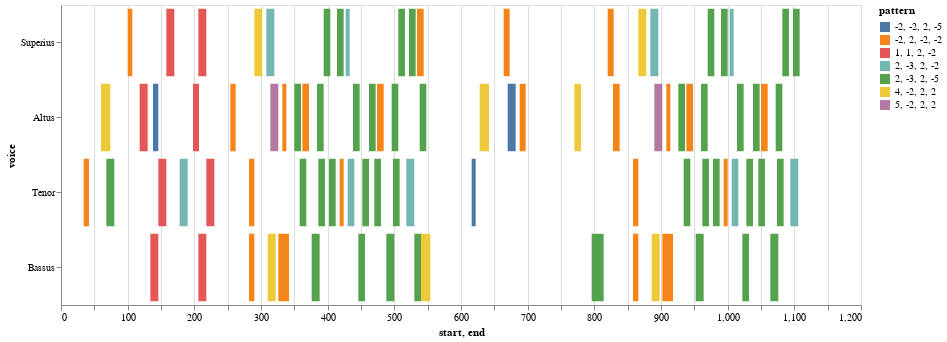
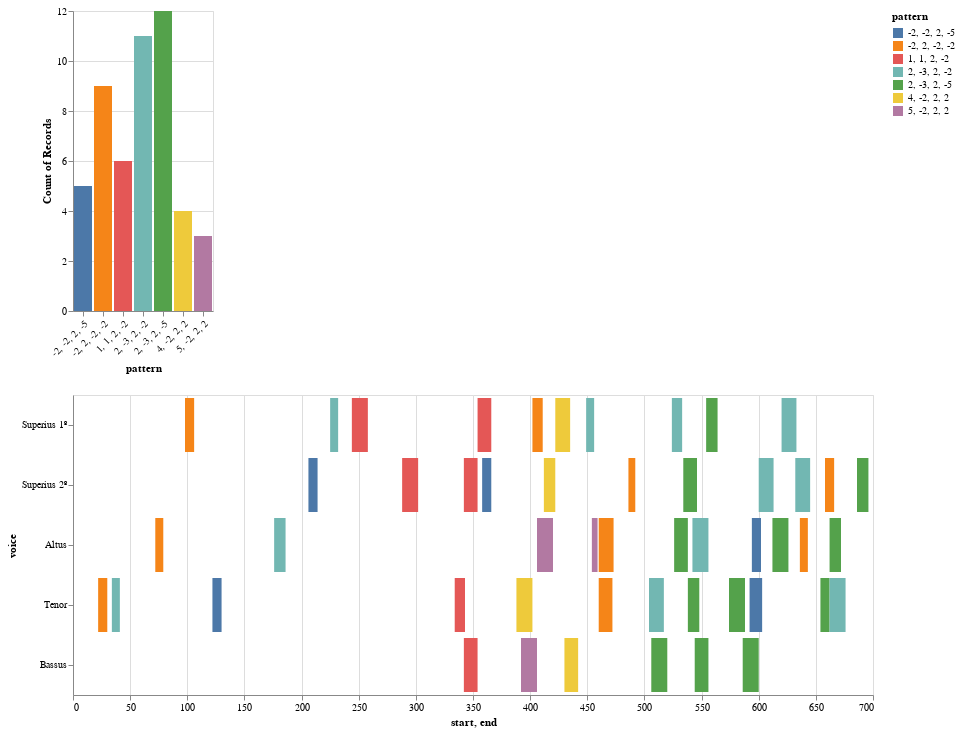
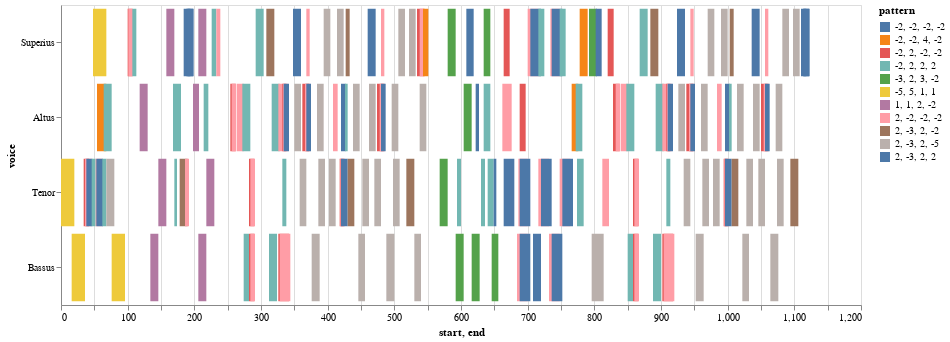
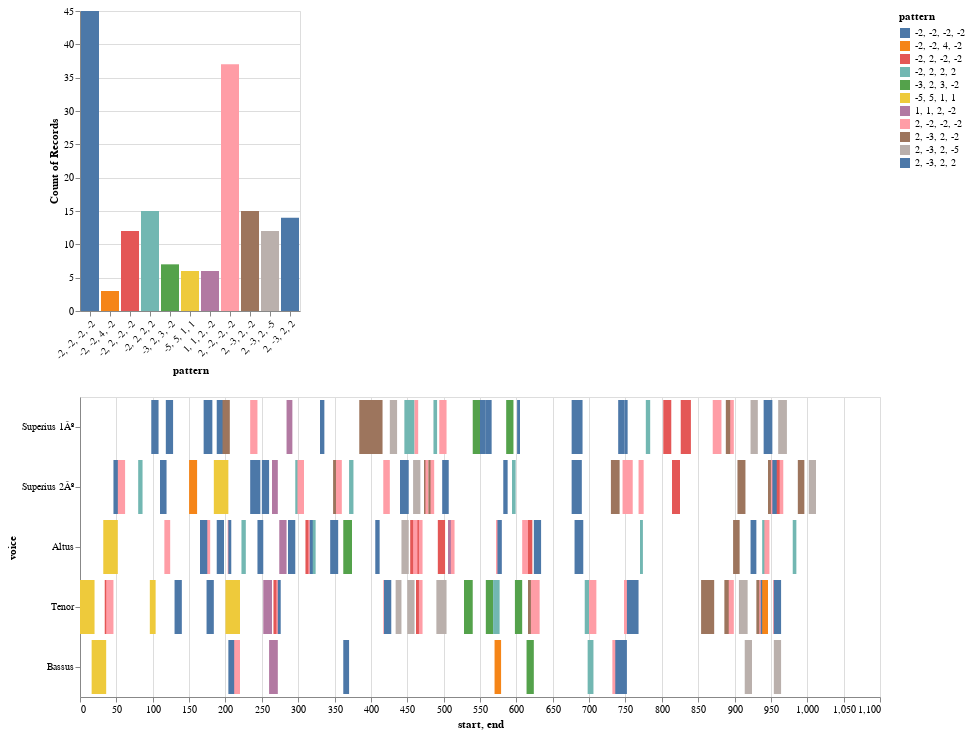

Notebook cell for these charts, in order:
### Markdown cell above
## Now the Model Paired with Each Mass Movement

Showing only the 'shared' entries in each pair

### Code cell
# select the model from the list
model = piece_list[0]
prefix = 'https://crimproject.org/mei/' 
# prefix = 'Music_Files/'
url = prefix + model
model = importScore(url)

# find entries for model
nr = model.notes(combineUnisons=combineUnisons)
mel = model.melodic(df=nr, kind=kind, compound=False, unit=0, end=False)
mod_mel_ngrams = model.ngrams(df=mel, n=n)
mod_entry_ngrams = model.entries(df=mel, n=n, thematic=True, anywhere=True)
mod_mel_ngrams_duration = model.durations(df=mel, n=n, mask_df=mod_entry_ngrams)
mod_entries_stack = list(mod_entry_ngrams.stack().unique())

# find entries mass movements:
mass_movements = piece_list[1:6]

for movement in mass_movements:
    
    prefix = 'https://crimproject.org/mei/' 
    url = prefix + movement
    m_movement = importScore(url)
    nr = m_movement.notes(combineUnisons=combineUnisons)
    mel = m_movement.melodic(df=nr, kind=kind, compound=False, unit=0, end=False)
    mass_mvmt_mel_ngrams = m_movement.ngrams(df=mel, n=n)
    mass_mvmt_entries = m_movement.entries(df=mel, n=n, thematic=True, anywhere=True)
    mass_mvmt_mel_ngrams_duration = m_movement.durations(df=mel, n=n, mask_df=mass_mvmt_entries)
    mass_mvmt_entries_stack = mass_mvmt_entries.stack()

    
    # find shared entries
    
    shared_entries = list(set(mass_mvmt_entries_stack).intersection(mod_entries_stack))

    # print model metadata and chart
    print(model.metadata)

    display(viz.plot_ngrams_heatmap(mod_entry_ngrams, mod_mel_ngrams_duration, 
                        selected_patterns=shared_entries,
                        voices=[], includeCount=False))


    # print mass movement metadata and chart
    print(m_movement.metadata)
    display(viz.plot_ngrams_heatmap(mass_mvmt_entries, mass_mvmt_mel_ngrams_duration, 
                                selected_patterns=shared_entries,
                                voices=[], includeCount=True))

### Figure 1 — Vega-Lite specification as saved in the notebook (floating-point values rounded to 4 significant figures)
{"config": {"view": {"continuousWidth": 400, "continuousHeight": 300}}, "data": {"name": "data-a969113f45fc1ad41204e94cd565f2bf"}, "mark": "bar", "encoding": {"color": {"type": "nominal", "field": "pattern"}, "opacity": {"condition": {"value": 1, "selection": "selector013"}, "value": 0.2}, "tooltip": [{"type": "quantitative", "field": "start"}, {"type": "quantitative", "field": "end"}, {"type": "nominal", "field": "pattern"}], "x": {"type": "quantitative", "field": "start"}, "x2": {"field": "end"}, "y": {"type": "nominal", "field": "voice", "sort": null}}, "height": 300, "selection": {"selector013": {"type": "multi", "fields": ["pattern"]}}, "width": 800, "$schema": "https://vega.github.io/schema/vega-lite/v4.8.1.json", "datasets": {"data-a969113f45fc1ad41204e94cd565f2bf": [{"start": 100.0, "voice": "Superius", "pattern": "-2, 2, -2, -2", "end": 107.0}, {"start": 158.0, "voice": "Superius", "pattern": "1, 1, 2, -2", "end": 170.0}, {"start": 206.0, "voice": "Superius", "pattern": "1, 1, 2, -2", "end": 218.0}, {"start": 290.0, "voice": "Superius", "pattern": "4, -2, 2, 2", "end": 302.0}, {"start": 308.0, "voice": "Superius", "pattern": "2, -3, 2, -2", "end": 320.0}, {"start": 394.0, "voice": "Superius", "pattern": "2, -3, 2, -5", "end": 404.0}, {"start": 414.0, "voice": "Superius", "pattern": "2, -3, 2, -5", "end": 424.0}, {"start": 427.0, "voice": "Superius", "pattern": "2, -3, 2, -2", "end": 433.0}, {"start": 506.0, "voice": "Superius", "pattern": "2, -3, 2, -5", "end": 516.0}, {"start": 522.0, "voice": "Superius", "pattern": "2, -3, 2, -5", "end": 532.0}, {"start": 534.0, "voice": "Superius", "pattern": "-2, 2, -2, -2", "end": 544.0}, {"start": 664.0, "voice": "Superius", "pattern": "-2, 2, -2, -2", "end": 673.0}, {"start": 820.0, "voice": "Superius", "pattern": "-2, 2, -2, -2", "end": 829.0}, {"start": 866.0, "voice": "Superius", "pattern": "4, -2, 2, 2", "end": 878.0}, {"start": 884.0, "voice": "Superius", "pattern": "2, -3, 2, -2", "end": 896.0}, {"start": 970.0, "voice": "Superius", "pattern": "2, -3, 2, -5", "end": 980.0}, {"start": 990.0, "voice": "Superius", "pattern": "2, -3, 2, -5", "end": 1000.0}, {"start": 1003.0, "voice": "Superius", "pattern": "2, -3, 2, -2", "end": 1009.0}, {"start": 1082.0, "voice": "Superius", "pattern": "2, -3, 2, -5", "end": 1092.0}, {"start": 1098.0, "voice": "Superius", "pattern": "2, -3, 2, -5", "end": 1108.0}, {"start": 60.0, "voice": "Altus", "pattern": "4, -2, 2, 2", "end": 74.0}, {"start": 118.0, "voice": "Altus", "pattern": "1, 1, 2, -2", "end": 130.0}, {"start": 138.0, "voice": "Altus", "pattern": "-2, -2, 2, -5", "end": 146.0}, {"start": 198.0, "voice": "Altus", "pattern": "1, 1, 2, -2", "end": 207.0}, {"start": 254.0, "voice": "Altus", "pattern": "-2, 2, -2, -2", "end": 262.0}, {"start": 314.0, "voice": "Altus", "pattern": "5, -2, 2, 2", "end": 326.0}, {"start": 332.0, "voice": "Altus", "pattern": "-2, 2, -2, -2", "end": 338.0}, {"start": 350.0, "voice": "Altus", "pattern": "2, -3, 2, -5", "end": 360.0}, {"start": 362.0, "voice": "Altus", "pattern": "-2, 2, -2, -2", "end": 372.0}, {"start": 384.0, "voice": "Altus", "pattern": "2, -3, 2, -5", "end": 394.0}, {"start": 438.0, "voice": "Altus", "pattern": "2, -3, 2, -5", "end": 448.0}, {"start": 462.0, "voice": "Altus", "pattern": "2, -3, 2, -5", "end": 472.0}, {"start": 474.0, "voice": "Altus", "pattern": "-2, 2, -2, -2", "end": 484.0}, {"start": 496.0, "voice": "Altus", "pattern": "2, -3, 2, -5", "end": 506.0}, {"start": 538.0, "voice": "Altus", "pattern": "2, -3, 2, -5", "end": 548.0}, {"start": 628.0, "voice": "Altus", "pattern": "4, -2, 2, 2", "end": 642.0}, {"start": 670.0, "voice": "Altus", "pattern": "-2, -2, 2, -5", "end": 682.0}, {"start": 688.0, "voice": "Altus", "pattern": "-2, 2, -2, -2", "end": 697.0}, {"start": 770.0, "voice": "Altus", "pattern": "4, -2, 2, 2", "end": 780.0}, {"start": 828.0, "voice": "Altus", "pattern": "-2, 2, -2, -2", "end": 838.0}, {"start": 890.0, "voice": "Altus", "pattern": "5, -2, 2, 2", "end": 902.0}, {"start": 908.0, "voice": "Altus", "pattern": "-2, 2, -2, -2", "end": 914.0}, {"start": 926.0, "voice": "Altus", "pattern": "2, -3, 2, -5", "end": 936.0}, {"start": 938.0, "voice": "Altus", "pattern": "-2, 2, -2, -2", "end": 948.0}, {"start": 960.0, "voice": "Altus", "pattern": "2, -3, 2, -5", "end": 970.0}, {"start": 1014.0, "voice": "Altus", "pattern": "2, -3, 2, -5", "end": 1024.0}, {"start": 1038.0, "voice": "Altus", "pattern": "2, -3, 2, -5", "end": 1048.0}, {"start": 1050.0, "voice": "Altus", "pattern": "-2, 2, -2, -2", "end": 1060.0}, {"start": 1072.0, "voice": "Altus", "pattern": "2, -3, 2, -5", "end": 1082.0}, {"start": 34.0, "voice": "Tenor", "pattern": "-2, 2, -2, -2", "end": 42.0}, {"start": 68.0, "voice": "Tenor", "pattern": "2, -3, 2, -5", "end": 80.0}, {"start": 146.0, "voice": "Tenor", "pattern": "1, 1, 2, -2", "end": 158.0}, {"start": 178.0, "voice": "Tenor", "pattern": "2, -3, 2, -2", "end": 190.0}, {"start": 218.0, "voice": "Tenor", "pattern": "1, 1, 2, -2", "end": 230.0}, {"start": 282.0, "voice": "Tenor", "pattern": "-2, 2, -2, -2", "end": 290.0}, {"start": 358.0, "voice": "Tenor", "pattern": "2, -3, 2, -5", "end": 368.0}, {"start": 386.0, "voice": "Tenor", "pattern": "2, -3, 2, -5", "end": 396.0}, {"start": 402.0, "voice": "Tenor", "pattern": "2, -3, 2, -5", "end": 412.0}, {"start": 418.0, "voice": "Tenor", "pattern": "-2, 2, -2, -2", "end": 424.0}, {"start": 430.0, "voice": "Tenor", "pattern": "2, -3, 2, -2", "end": 440.0}, {"start": 452.0, "voice": "Tenor", "pattern": "2, -3, 2, -5", "end": 462.0}, {"start": 470.0, "voice": "Tenor", "pattern": "2, -3, 2, -5", "end": 480.0}, {"start": 498.0, "voice": "Tenor", "pattern": "2, -3, 2, -5", "end": 508.0}, {"start": 518.0, "voice": "Tenor", "pattern": "2, -3, 2, -2", "end": 530.0}, {"start": 616.0, "voice": "Tenor", "pattern": "-2, -2, 2, -5", "end": 622.0}, {"start": 858.0, "voice": "Tenor", "pattern": "-2, 2, -2, -2", "end": 866.0}, {"start": 934.0, "voice": "Tenor", "pattern": "2, -3, 2, -5", "end": 944.0}, {"start": 962.0, "voice": "Tenor", "pattern": "2, -3, 2, -5", "end": 972.0}, {"start": 978.0, "voice": "Tenor", "pattern": "2, -3, 2, -5", "end": 988.0}, {"start": 994.0, "voice": "Tenor", "pattern": "-2, 2, -2, -2", "end": 1000.0}, {"start": 1006.0, "voice": "Tenor", "pattern": "2, -3, 2, -2", "end": 1016.0}, {"start": 1028.0, "voice": "Tenor", "pattern": "2, -3, 2, -5", "end": 1038.0}, {"start": 1046.0, "voice": "Tenor", "pattern": "2, -3, 2, -5", "end": 1056.0}, {"start": 1074.0, "voice": "Tenor", "pattern": "2, -3, 2, -5", "end": 1084.0}, {"start": 1094.0, "voice": "Tenor", "pattern": "2, -3, 2, -2", "end": 1106.0}, {"start": 134.0, "voice": "Bassus", "pattern": "1, 1, 2, -2", "end": 146.0}, {"start": 206.0, "voice": "Bassus", "pattern": "1, 1, 2, -2", "end": 218.0}, {"start": 282.0, "voice": "Bassus", "pattern": "-2, 2, -2, -2", "end": 290.0}, {"start": 310.0, "voice": "Bassus", "pattern": "4, -2, 2, 2", "end": 322.0}, {"start": 326.0, "voice": "Bassus", "pattern": "-2, 2, -2, -2", "end": 342.0}, {"start": 376.0, "voice": "Bassus", "pattern": "2, -3, 2, -5", "end": 388.0}, {"start": 446.0, "voice": "Bassus", "pattern": "2, -3, 2, -5", "end": 456.0}, {"start": 488.0, "voice": "Bassus", "pattern": "2, -3, 2, -5", "end": 500.0}, {"start": 530.0, "voice": "Bassus", "pattern": "2, -3, 2, -5", "end": 540.0}, {"start": 540.0, "voice": "Bassus", "pattern": "4, -2, 2, 2", "end": 554.0}, {"start": 796.0, "voice": "Bassus", "pattern": "2, -3, 2, -5", "end": 814.0}, {"start": 858.0, "voice": "Bassus", "pattern": "-2, 2, -2, -2", "end": 866.0}, {"start": 886.0, "voice": "Bassus", "pattern": "4, -2, 2, 2", "end": 898.0}, {"start": 902.0, "voice": "Bassus", "pattern": "-2, 2, -2, -2", "end": 918.0}, {"start": 952.0, "voice": "Bassus", "pattern": "2, -3, 2, -5", "end": 964.0}, {"start": 1022.0, "voice": "Bassus", "pattern": "2, -3, 2, -5", "end": 1032.0}, {"start": 1064.0, "voice": "Bassus", "pattern": "2, -3, 2, -5", "end": 1076.0}]}}

### Figure 2 — Vega-Lite specification as saved in the notebook (floating-point values rounded to 4 significant figures)
{"config": {"view": {"continuousWidth": 400, "continuousHeight": 300}}, "vconcat": [{"mark": "bar", "encoding": {"color": {"type": "nominal", "field": "pattern"}, "opacity": {"condition": {"value": 1, "selection": "selector014"}, "value": 0.2}, "x": {"type": "nominal", "axis": {"labelAngle": -45}, "field": "pattern"}, "y": {"type": "nominal", "aggregate": "count", "field": "pattern"}}, "selection": {"selector014": {"type": "multi", "fields": ["pattern"]}}}, {"mark": "bar", "encoding": {"color": {"type": "nominal", "field": "pattern"}, "opacity": {"condition": {"value": 1, "selection": "selector014"}, "value": 0.2}, "tooltip": [{"type": "quantitative", "field": "start"}, {"type": "quantitative", "field": "end"}, {"type": "nominal", "field": "pattern"}], "x": {"type": "quantitative", "field": "start"}, "x2": {"field": "end"}, "y": {"type": "nominal", "field": "voice", "sort": null}}, "height": 300, "selection": {"selector014": {"type": "multi", "fields": ["pattern"]}}, "width": 800}], "data": {"name": "data-b16a95e9167aeac1cb6df4ca914ed1ec"}, "$schema": "https://vega.github.io/schema/vega-lite/v4.8.1.json", "datasets": {"data-b16a95e9167aeac1cb6df4ca914ed1ec": [{"start": 98.0, "voice": "Superius 1º", "pattern": "-2, 2, -2, -2", "end": 106.0}, {"start": 225.0, "voice": "Superius 1º", "pattern": "2, -3, 2, -2", "end": 232.0}, {"start": 244.0, "voice": "Superius 1º", "pattern": "1, 1, 2, -2", "end": 258.0}, {"start": 354.0, "voice": "Superius 1º", "pattern": "1, 1, 2, -2", "end": 366.0}, {"start": 402.0, "voice": "Superius 1º", "pattern": "-2, 2, -2, -2", "end": 411.0}, {"start": 422.0, "voice": "Superius 1º", "pattern": "4, -2, 2, 2", "end": 435.0}, {"start": 449.0, "voice": "Superius 1º", "pattern": "2, -3, 2, -2", "end": 456.0}, {"start": 524.0, "voice": "Superius 1º", "pattern": "2, -3, 2, -2", "end": 533.0}, {"start": 554.0, "voice": "Superius 1º", "pattern": "2, -3, 2, -5", "end": 564.0}, {"start": 620.0, "voice": "Superius 1º", "pattern": "2, -3, 2, -2", "end": 633.0}, {"start": 206.0, "voice": "Superius 2º", "pattern": "-2, -2, 2, -5", "end": 214.0}, {"start": 288.0, "voice": "Superius 2º", "pattern": "1, 1, 2, -2", "end": 302.0}, {"start": 342.0, "voice": "Superius 2º", "pattern": "1, 1, 2, -2", "end": 354.0}, {"start": 358.0, "voice": "Superius 2º", "pattern": "-2, -2, 2, -5", "end": 366.0}, {"start": 412.0, "voice": "Superius 2º", "pattern": "4, -2, 2, 2", "end": 422.0}, {"start": 486.0, "voice": "Superius 2º", "pattern": "-2, 2, -2, -2", "end": 492.0}, {"start": 534.0, "voice": "Superius 2º", "pattern": "2, -3, 2, -5", "end": 546.0}, {"start": 600.0, "voice": "Superius 2º", "pattern": "2, -3, 2, -2", "end": 613.0}, {"start": 632.0, "voice": "Superius 2º", "pattern": "2, -3, 2, -2", "end": 645.0}, {"start": 658.0, "voice": "Superius 2º", "pattern": "-2, 2, -2, -2", "end": 666.0}, {"start": 686.0, "voice": "Superius 2º", "pattern": "2, -3, 2, -5", "end": 696.0}, {"start": 72.0, "voice": "Altus", "pattern": "-2, 2, -2, -2", "end": 79.0}, {"start": 176.0, "voice": "Altus", "pattern": "2, -3, 2, -2", "end": 186.0}, {"start": 406.0, "voice": "Altus", "pattern": "5, -2, 2, 2", "end": 420.0}, {"start": 454.0, "voice": "Altus", "pattern": "5, -2, 2, 2", "end": 459.0}, {"start": 460.0, "voice": "Altus", "pattern": "-2, 2, -2, -2", "end": 473.0}, {"start": 526.0, "voice": "Altus", "pattern": "2, -3, 2, -5", "end": 538.0}, {"start": 542.0, "voice": "Altus", "pattern": "2, -3, 2, -2", "end": 556.0}, {"start": 594.0, "voice": "Altus", "pattern": "-2, -2, 2, -5", "end": 602.0}, {"start": 612.0, "voice": "Altus", "pattern": "2, -3, 2, -5", "end": 626.0}, {"start": 636.0, "voice": "Altus", "pattern": "-2, 2, -2, -2", "end": 643.0}, {"start": 662.0, "voice": "Altus", "pattern": "2, -3, 2, -5", "end": 672.0}, {"start": 22.0, "voice": "Tenor", "pattern": "-2, 2, -2, -2", "end": 30.0}, {"start": 34.0, "voice": "Tenor", "pattern": "2, -3, 2, -2", "end": 41.0}, {"start": 122.0, "voice": "Tenor", "pattern": "-2, -2, 2, -5", "end": 130.0}, {"start": 334.0, "voice": "Tenor", "pattern": "1, 1, 2, -2", "end": 343.0}, {"start": 388.0, "voice": "Tenor", "pattern": "4, -2, 2, 2", "end": 402.0}, {"start": 460.0, "voice": "Tenor", "pattern": "-2, 2, -2, -2", "end": 472.0}, {"start": 504.0, "voice": "Tenor", "pattern": "2, -3, 2, -2", "end": 517.0}, {"start": 538.0, "voice": "Tenor", "pattern": "2, -3, 2, -5", "end": 548.0}, {"start": 574.0, "voice": "Tenor", "pattern": "2, -3, 2, -5", "end": 588.0}, {"start": 592.0, "voice": "Tenor", "pattern": "-2, -2, 2, -5", "end": 603.0}, {"start": 654.0, "voice": "Tenor", "pattern": "2, -3, 2, -5", "end": 662.0}, {"start": 662.0, "voice": "Tenor", "pattern": "2, -3, 2, -2", "end": 676.0}, {"start": 342.0, "voice": "Bassus", "pattern": "1, 1, 2, -2", "end": 354.0}, {"start": 392.0, "voice": "Bassus", "pattern": "5, -2, 2, 2", "end": 406.0}, {"start": 430.0, "voice": "Bassus", "pattern": "4, -2, 2, 2", "end": 442.0}, {"start": 506.0, "voice": "Bassus", "pattern": "2, -3, 2, -5", "end": 520.0}, {"start": 544.0, "voice": "Bassus", "pattern": "2, -3, 2, -5", "end": 556.0}, {"start": 586.0, "voice": "Bassus", "pattern": "2, -3, 2, -5", "end": 600.0}]}}

### Figure 3 — Vega-Lite specification as saved in the notebook (floating-point values rounded to 4 significant figures; data arrays with more than 128 entries replaced by an {"elided": "..."} marker saying what was removed)
{"config": {"view": {"continuousWidth": 400, "continuousHeight": 300}}, "data": {"name": "data-3e2dd87ac02ffd771510cb9e33bd395d"}, "mark": "bar", "encoding": {"color": {"type": "nominal", "field": "pattern"}, "opacity": {"condition": {"value": 1, "selection": "selector015"}, "value": 0.2}, "tooltip": [{"type": "quantitative", "field": "start"}, {"type": "quantitative", "field": "end"}, {"type": "nominal", "field": "pattern"}], "x": {"type": "quantitative", "field": "start"}, "x2": {"field": "end"}, "y": {"type": "nominal", "field": "voice", "sort": null}}, "height": 300, "selection": {"selector015": {"type": "multi", "fields": ["pattern"]}}, "width": 800, "$schema": "https://vega.github.io/schema/vega-lite/v4.8.1.json", "datasets": {"data-3e2dd87ac02ffd771510cb9e33bd395d": {"elided": "201 records"}}}

### Figure 4 — Vega-Lite specification as saved in the notebook (floating-point values rounded to 4 significant figures; data arrays with more than 128 entries replaced by an {"elided": "..."} marker saying what was removed)
{"config": {"view": {"continuousWidth": 400, "continuousHeight": 300}}, "vconcat": [{"mark": "bar", "encoding": {"color": {"type": "nominal", "field": "pattern"}, "opacity": {"condition": {"value": 1, "selection": "selector016"}, "value": 0.2}, "x": {"type": "nominal", "axis": {"labelAngle": -45}, "field": "pattern"}, "y": {"type": "nominal", "aggregate": "count", "field": "pattern"}}, "selection": {"selector016": {"type": "multi", "fields": ["pattern"]}}}, {"mark": "bar", "encoding": {"color": {"type": "nominal", "field": "pattern"}, "opacity": {"condition": {"value": 1, "selection": "selector016"}, "value": 0.2}, "tooltip": [{"type": "quantitative", "field": "start"}, {"type": "quantitative", "field": "end"}, {"type": "nominal", "field": "pattern"}], "x": {"type": "quantitative", "field": "start"}, "x2": {"field": "end"}, "y": {"type": "nominal", "field": "voice", "sort": null}}, "height": 300, "selection": {"selector016": {"type": "multi", "fields": ["pattern"]}}, "width": 800}], "data": {"name": "data-e3c6e9f932bcad50f18c289eb7b1569b"}, "$schema": "https://vega.github.io/schema/vega-lite/v4.8.1.json", "datasets": {"data-e3c6e9f932bcad50f18c289eb7b1569b": {"elided": "172 records"}}}
